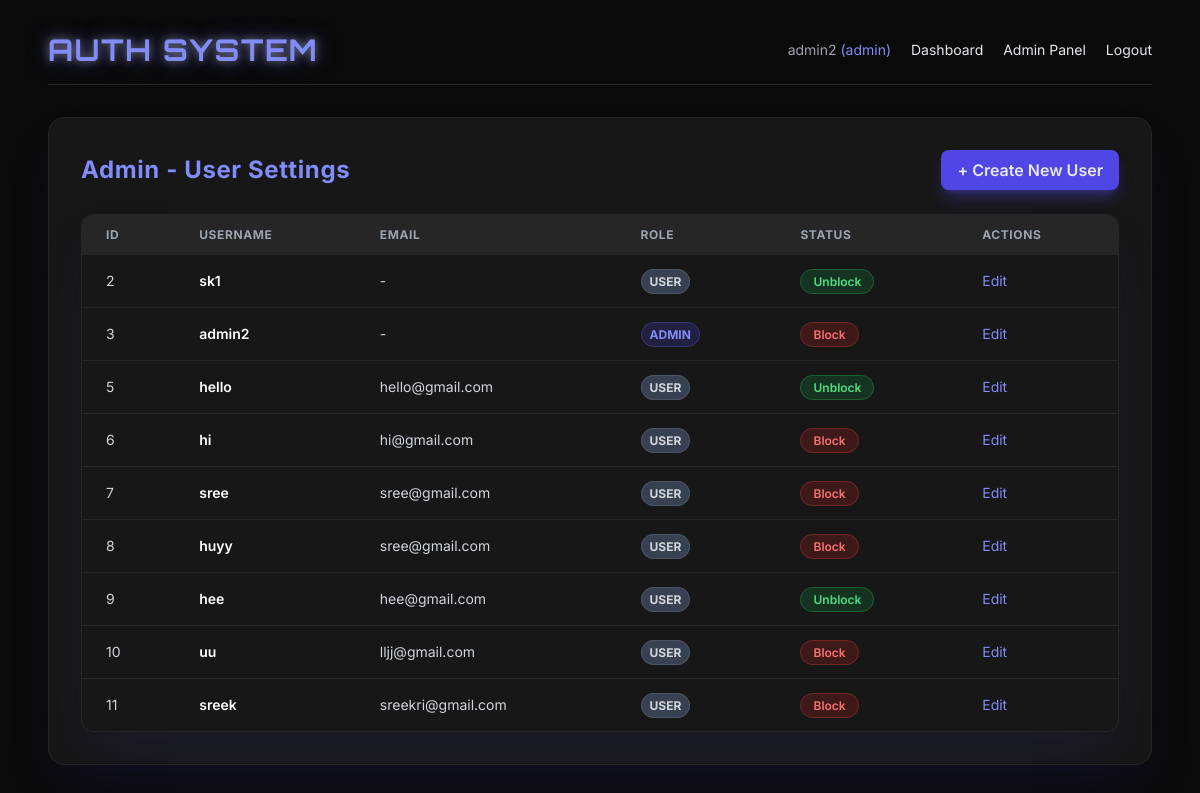
The app's page /panel/users/ (signed in) with its own data.
### accounts/models.py (models this page shows, shortened)
class CustomUser(AbstractUser):
    ROLE_CHOICES = (
        ('admin', 'Admin'),
        ('user', 'User'),
    )
    role = models.CharField(max_length=10, choices=ROLE_CHOICES, default='user')

### accounts/views.py (the view)
# urls.py: path('panel/users/', views.user_list, name='user_list'),
@login_required
@never_cache
def user_list(request):
    forbidden = _require_admin(request)
    if forbidden:
        return forbidden
    users = User.objects.order_by('id')
    return render(request, 'user_list.html', {'users': users})

### accounts/views.py (called while the page is built)
def _require_admin(request):
    if request.user.role != 'admin':
        return HttpResponseForbidden('Only admin users can access this page.')
    return None

### templates/user_list.html (shortened to what this page needs)
{% extends "base.html" %}
{% block content %}
<div class="space-y-6">
    <div class="flex justify-between items-center">
        <h3 class="text-2xl font-bold text-indigo-400 tracking-wide">
            Admin - User Settings
        </h3>
        <a href="{% url 'user_create' %}"
           class="bg-indigo-600 hover:bg-indigo-500
                  px-4 py-2 rounded-lg font-semibold
                  shadow-lg shadow-indigo-600/40
                  transition duration-300">
            + Create New User
        </a>
    </div>
    <div class="overflow-x-auto bg-neutral-900 border border-neutral-800
                rounded-xl shadow-2xl shadow-indigo-900/20">
        <table class="min-w-full text-sm text-gray-300">
            <thead class="bg-neutral-800 text-gray-400 uppercase text-xs tracking-wider">
                <tr>
                    <th class="px-6 py-3 text-left">ID</th>
                    <th class="px-6 py-3 text-left">Username</th>
                    <th class="px-6 py-3 text-left">Email</th>
                    <th class="px-6 py-3 text-left">Role</th>
                    <th class="px-6 py-3 text-left">Status</th>
                    <th class="px-6 py-3 text-left">Actions</th>
                </tr>
            </thead>
            <tbody class="divide-y divide-neutral-800">
            {% for user in users %}
                <tr class="hover:bg-neutral-800 transition">
                    <td class="px-6 py-4">{{ user.id }}</td>
                    <td class="px-6 py-4 font-semibold text-white">
                        {{ user.username }}
                    </td>
                    <td class="px-6 py-4">
                        {{ user.email|default:"-" }}
                    </td>
                    <td class="px-6 py-4">
                        {% if user.role == 'admin' %}
                            <span class="px-2 py-1 text-xs font-bold
                                         bg-indigo-600/20 text-indigo-400
                                         rounded-full border border-indigo-500/30">
                                ADMIN
                            </span>
                        {% else %}
                            <span class="px-2 py-1 text-xs font-bold
                                         bg-gray-700 text-gray-300
                                         rounded-full border border-gray-600">
                                USER
                            </span>
                        {% endif %}
                    </td>
                    <td class="px-6 py-4">
                        <a href="{% url 'user_toggle_active' user.id %}">
                            {% if user.is_active %}
                                <span class="px-3 py-1 text-xs font-semibold
                                    bg-red-600/20 text-red-400
                                rounded-full border border-red-500/30
                                hover:bg-red-600/30 transition cursor-pointer">
                                Block
                                </span>
                            {% else %}
                            <span class="px-3 py-1 text-xs font-semibold
                                bg-green-600/20 text-green-400
                                    rounded-full border border-green-500/30
                                    hover:bg-green-600/30 transition cursor-pointer">
                                Unblock
                            </span>
                            {% endif %}
                        </a>
                    </td>
                    <td class="px-6 py-4 space-x-4">
                        <a href="{% url 'user_update' user.id %}"
                           class="text-indigo-400 hover:text-indigo-300 transition">
                            Edit
                        </a>
                </tr>
            {% empty %}
                <tr>
                    <td colspan="6" class="px-6 py-6 text-center text-gray-500">
                        No users found.
                    </td>
                </tr>
            {% endfor %}
            </tbody>
        </table>
    </div>
</div>
{% endblock %}

### templates/base.html (shortened to what this page needs)
<!DOCTYPE html>
<html lang="en" class="h-full bg-neutral-950">
<head>
    <script src="https://cdn.tailwindcss.com"></script>
</head>
<body class="min-h-screen text-gray-200">
    <div class="max-w-6xl mx-auto px-6 py-8">
        <div class="flex justify-between items-center mb-8 border-b border-neutral-800 pb-4">
            <h2 class="text-3xl font-bold font-[Orbitron] tracking-wider glow text-indigo-400">
                AUTH SYSTEM
            </h2>
            <div class="space-x-4 text-sm">
                {% if request.user.is_authenticated %}
                    <span class="text-gray-400">
                        {{ request.user.username }}
                        <span class="text-indigo-400">({{ request.user.role }})</span>
                    </span>
                    <a href="{% url 'dashboard' %}"
                       class="hover:text-indigo-400 transition">
                       Dashboard
                    </a>
                    {% if request.user.role == 'admin' %}
                        <a href="{% url 'user_list' %}"
                           class="hover:text-indigo-400 transition">
                           Admin Panel
                        </a>
                    {% endif %}
                    <a href="{% url 'logout' %}"
                       class="hover:text-red-400 transition">
                       Logout
                    </a>
                {% endif %}
            </div>
        </div>
        <div class="bg-neutral-900 border border-neutral-800 rounded-2xl p-8 shadow-2xl shadow-indigo-900/20">
            {% block content %}{% endblock %}
        </div>
    </div>
</body>
</html>

### templates/base.html (style rules this page uses)
body { font-family: 'Inter', sans-serif; }
.glow { text-shadow: 0 0 8px rgba(255,255,255,0.4), 0 0 20px rgba(99,102,241,0.6); }

### records on screen
CustomUser: user.username "admin2", user.role "admin", id "3", username "admin2", email "-", shows "ADMIN", is_active "Block"
CustomUser: id "2", username "sk1", email "-", role "USER", is_active "Unblock"
CustomUser: id "5", username "hello", email "hello@gmail.com", role "USER", is_active "Unblock"
CustomUser: id "6", username "hi", email "hi@gmail.com", role "USER", is_active "Block"
CustomUser: id "7", username "sree", email "sree@gmail.com", role "USER", is_active "Block"
CustomUser: id "8", username "huyy", email "sree@gmail.com", role "USER", is_active "Block"
CustomUser: id "9", username "hee", email "hee@gmail.com", role "USER", is_active "Unblock"
CustomUser: id "10", username "uu", email "lljj@gmail.com", role "USER", is_active "Block"
CustomUser: id "11", username "sreek", email "sreekri@gmail.com", role "USER", is_active "Block"
